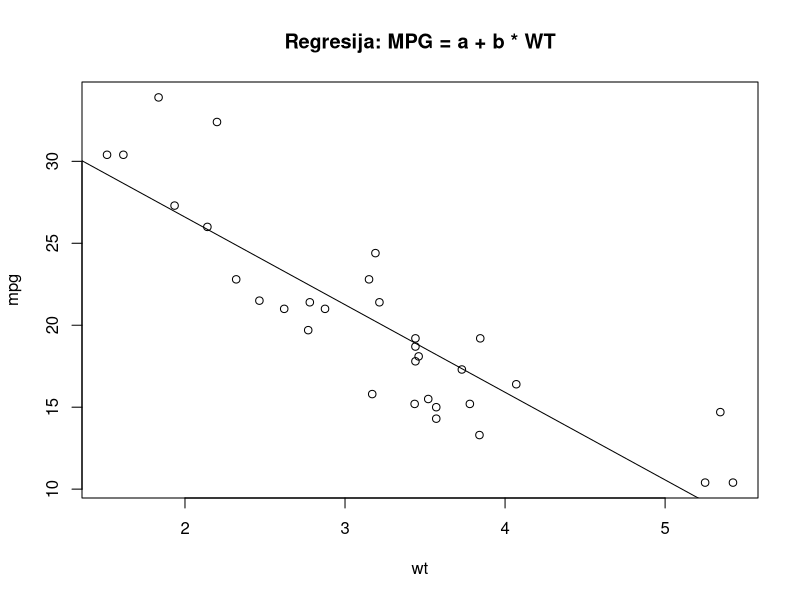
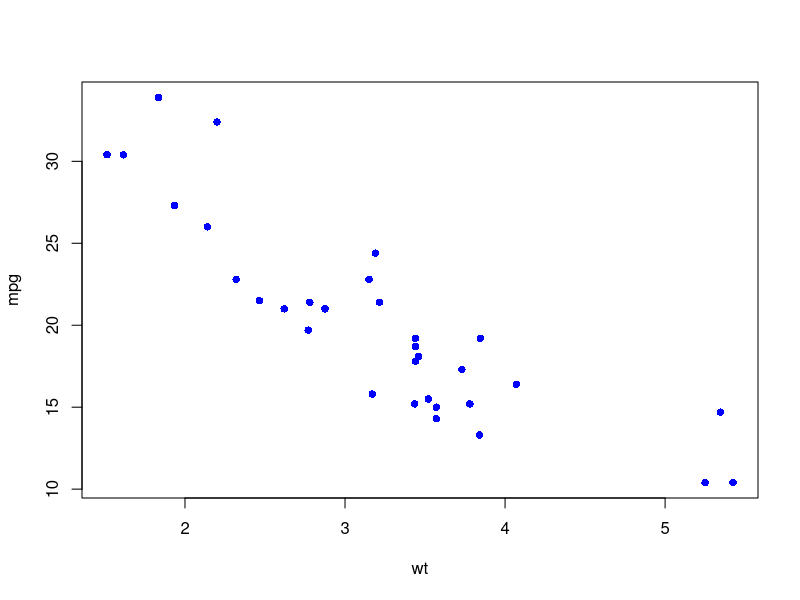
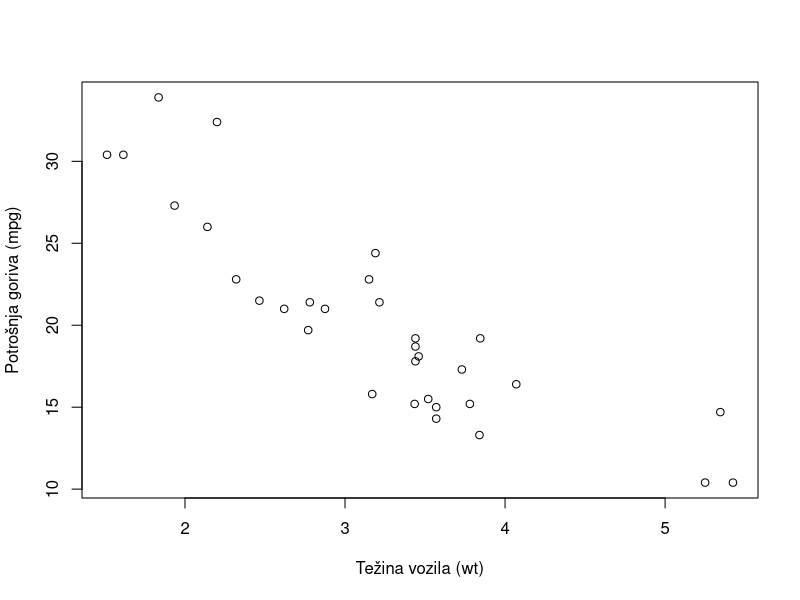
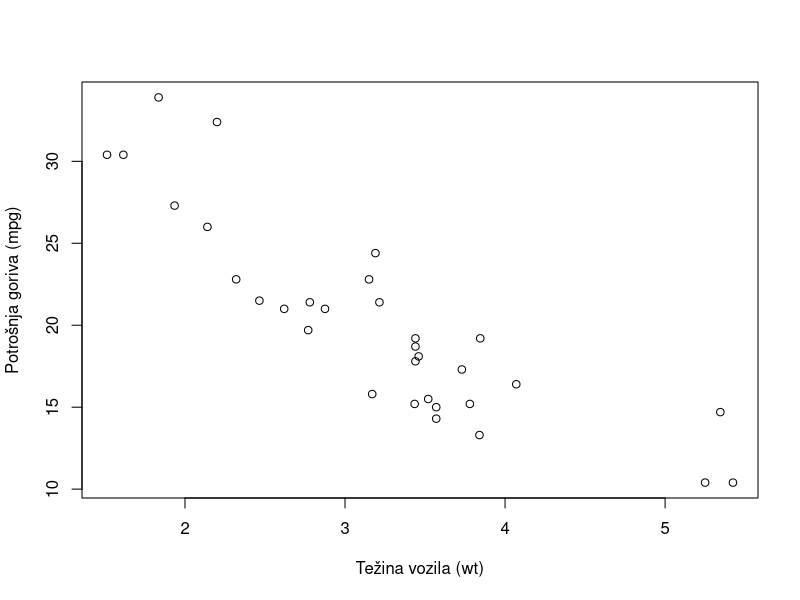
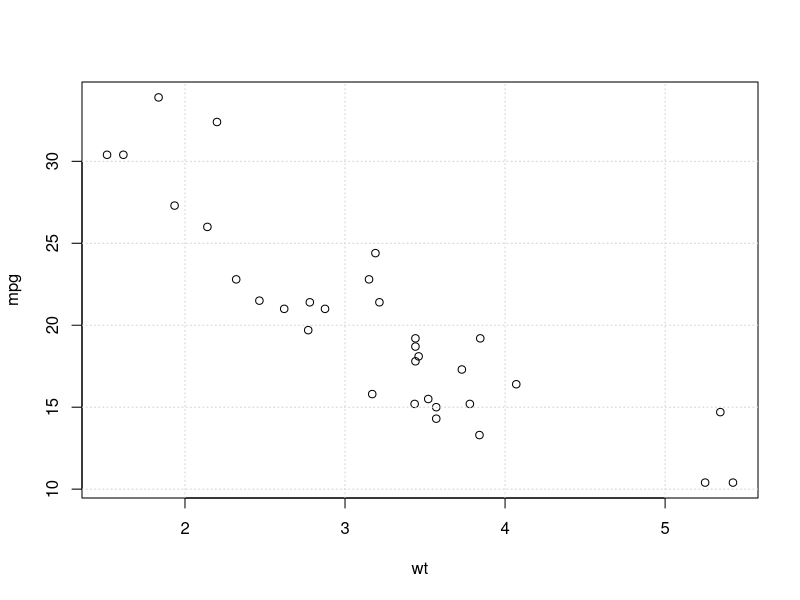
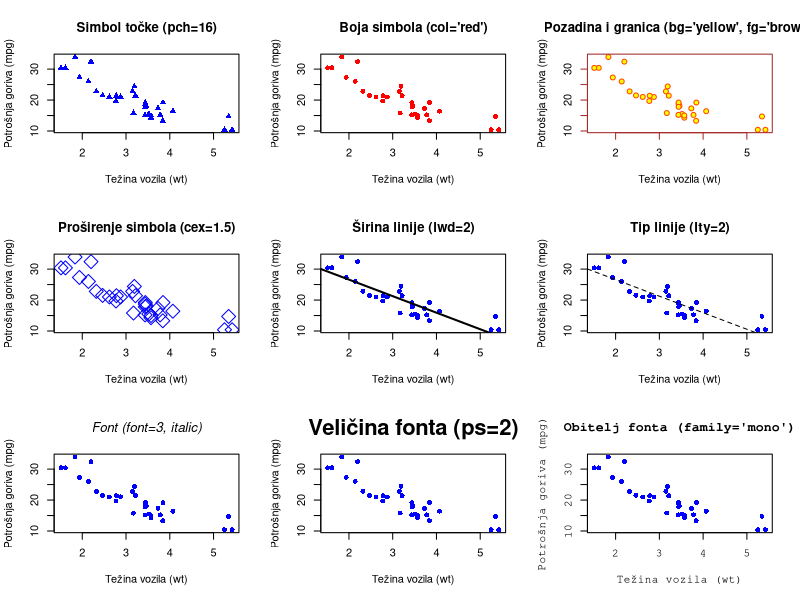
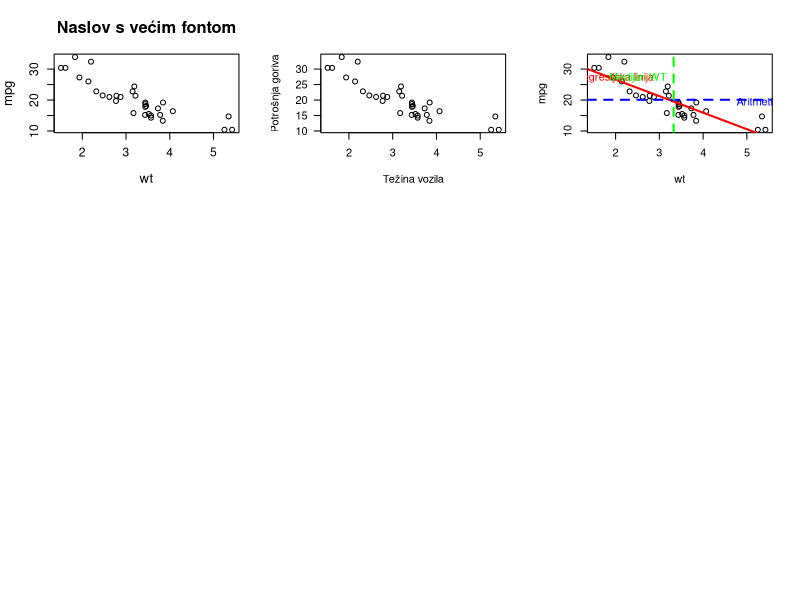

The R script that drew these images, in order:
attach(mtcars)  # Učitavanje podataka
plot(wt, mpg)   # Iscrtavanje podataka
abline(lm(mpg ~ wt))  # Dodavanje regresijskog pravca
title("Regresija: MPG = a + b * WT")  # Naslov grafa

plot(wt, mpg, col="blue", pch=16)

plot(wt, mpg, xlab="Težina vozila (wt)", ylab="Potrošnja goriva (mpg)")

plot(wt, mpg, xlab="Težina vozila (wt)", ylab="Potrošnja goriva (mpg)")

plot(wt, mpg)
grid()


# Učitavanje podataka
data(mtcars)
attach(mtcars)

# Postavljanje rasporeda grafova (3 redova x 2 stupca)
par(mfrow=c(3, 3))

# 1. Parametar: pch - simbol trokuta
plot(wt, mpg, pch=17, col="blue", xlab="Težina vozila (wt)", ylab="Potrošnja goriva (mpg)", main="Simbol točke (pch=16)")

# 2. Parametar: col - boja simbola
plot(wt, mpg, pch=16, col="red", xlab="Težina vozila (wt)", ylab="Potrošnja goriva (mpg)", main="Boja simbola (col='red')")

# 3. Parametar: bg i fg - boje pozadine i granice simbola
plot(wt, mpg, pch=21, col="orangered", bg="yellow", fg="brown", xlab="Težina vozila (wt)", ylab="Potrošnja goriva (mpg)", main="Pozadina i granica (bg='yellow', fg='brown')")

# 4. Parametar: cex - proširenje simbola
plot(wt, mpg, pch=5, col="blue", cex=2, xlab="Težina vozila (wt)", ylab="Potrošnja goriva (mpg)", main="Proširenje simbola (cex=1.5)")

# 5. Parametar: lwd - širina linije
plot(wt, mpg, pch=16, col="blue", xlab="Težina vozila (wt)", ylab="Potrošnja goriva (mpg)", main="Širina linije (lwd=2)")
abline(lm(mpg ~ wt), lwd=2)  # Promjena širine linije

# 6. Parametar: lty - tip linije
plot(wt, mpg, pch=16, col="blue", xlab="Težina vozila (wt)", ylab="Potrošnja goriva (mpg)", main="Tip linije (lty=2)")
abline(lm(mpg ~ wt), lty=2)  # Promjena tipa linije (dashed)

# 7. Parametar: font - tip fonta
plot(wt, mpg, pch=16, col="blue", xlab="Težina vozila (wt)", ylab="Potrošnja goriva (mpg)", main="Font (font=3, italic)", font.main=3)

# 8. Parametar: ps - veličina fonta
plot(wt, mpg, pch=16, col="blue", xlab="Težina vozila (wt)", ylab="Potrošnja goriva (mpg)", main="Veličina fonta (ps=2)", cex.main=2)

# 9. Parametar: family - obitelj fonta
plot(wt, mpg, pch=16, col="blue", family="mono", xlab="Težina vozila (wt)", ylab="Potrošnja goriva (mpg)", main="Obitelj fonta (family='mono')")

par(mar=c(5, 4, 4, 2) + 0.1)  # Margine: (donja, lijeva, gornja, desna)
plot(wt, mpg, cex.main=1.5, cex.lab=1.2, cex.axis=1.1, main="Naslov s većim fontom")

plot(wt, mpg, xlab="Težina vozila", ylab="Potrošnja goriva", las=1)

plot(wt, mpg)
abline(lm(mpg ~ wt), col="red", lwd=2)  # linija linearne regresije
abline(h=mean(mpg), col="blue", lwd=2, lty=2)  # linija aritmetičke sredine
abline(v=median(wt), col="green", lwd=2, lty=2)  # linija medijana wt


text(x=min(wt)*1.3, y=max(mpg)*0.9, labels="Regresijska linija", col="red", pos=1)
text(x=max(wt)*0.85, y=mean(mpg)*0.95, labels="Aritmetička sredina", col="blue", pos=4)
text(x=median(wt), y=max(mpg)*0.8, labels="Medijan WT", col="green", pos=2)



